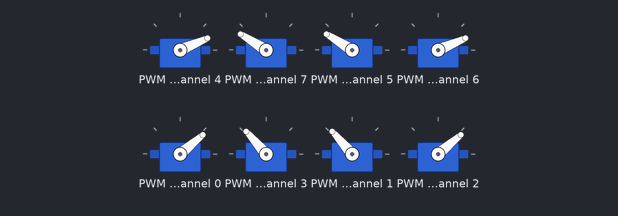
The program below on a simulated Raspberry Pi (BCM pin numbers). Parts: 8 × servo. Servo angles are drawn from the pulse width (0.5 ms = 0°, 2.5 ms = 180°). At 1.4 s the program stops and its outputs stay as they are.

Above: at 0.1 s.
At 0.7 s:
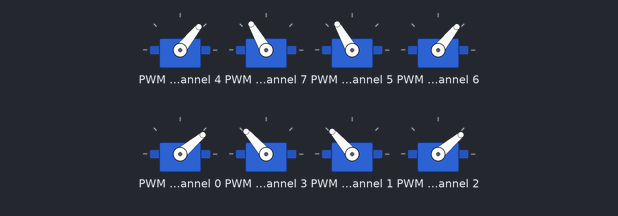
At 1.3 s:
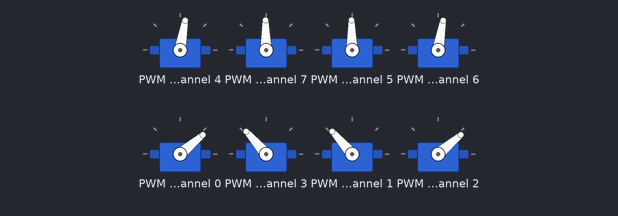
Timing chart, 0 to 2.8 s (numbered marks = the images above):
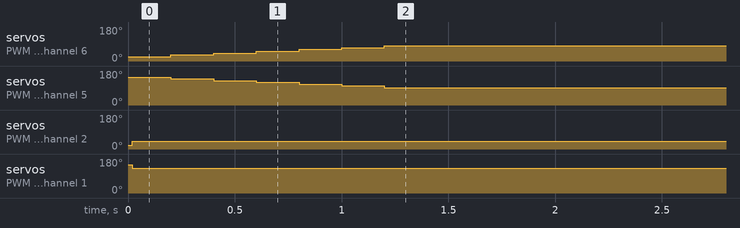

The program:

standup.py
```python
import time
from adafruit_pca9685 import PCA9685
import board

# Initialize the PCA9685 controller
i2c_bus = board.I2C()
pca = PCA9685(i2c_bus)
pca.frequency = 50  # Set PWM frequency to 50 Hz

# Define min and max pulse lengths for SG90 servo (in microseconds)
SERVO_MIN = 500
SERVO_MAX = 2400

# Function to set servo angle
def set_servo_angle(channel, angle):
    pulse1 = SERVO_MIN + (angle / 180) * (SERVO_MAX - SERVO_MIN)
    pulse2 = SERVO_MIN + ((180-angle) / 180) * (SERVO_MAX - SERVO_MIN)
    pca.channels[channel].duty_cycle = int(pulse1 * 65536 / 20000)  # Convert pulse width to PCA9685 duty cycle
    pca.channels[channel+3].duty_cycle = int(pulse2 * 65536 / 20000)

def set_servo_angle1(channel, angle):
    pulse1 = SERVO_MIN + (angle / 180) * (SERVO_MAX - SERVO_MIN)
    pulse2 = SERVO_MIN + ((180-angle) / 180) * (SERVO_MAX - SERVO_MIN)
    pca.channels[channel].duty_cycle = int(pulse2 * 65536 / 20000)  # Convert pulse width to PCA9685 duty cycle
    pca.channels[channel+1].duty_cycle = int(pulse1 * 65536 / 20000)

def ud(i,j,s,a):
    j=j+(2*a);
    i=i+(4*a);
    a=a*10;
    while(i<=84 and i>=20):
        set_servo_angle(4, i)
        set_servo_angle1(5, i)
        i=i+a;
        while(j<=42 and j>=20):

            set_servo_angle(0, j)
            set_servo_angle1(1, j)
            j=j+a;
        time.sleep(s);

def main():
    s=0.2;
    ud(20,20,s,1)

if __name__ == "__main__":
    main()
```

Measured:
- by itself, servo on PWM channel 4, servo on PWM channel 6: moves from 23° to 80° over 1.0 s
- by itself, servo on PWM channel 7, servo on PWM channel 5: moves from 148° to 91° over 1.0 s
- by itself, servo on PWM channel 0, servo on PWM channel 2: 21° → 40° at 0.02 s
- by itself, servo on PWM channel 3, servo on PWM channel 1: 150° → 131° at 0.02 s
